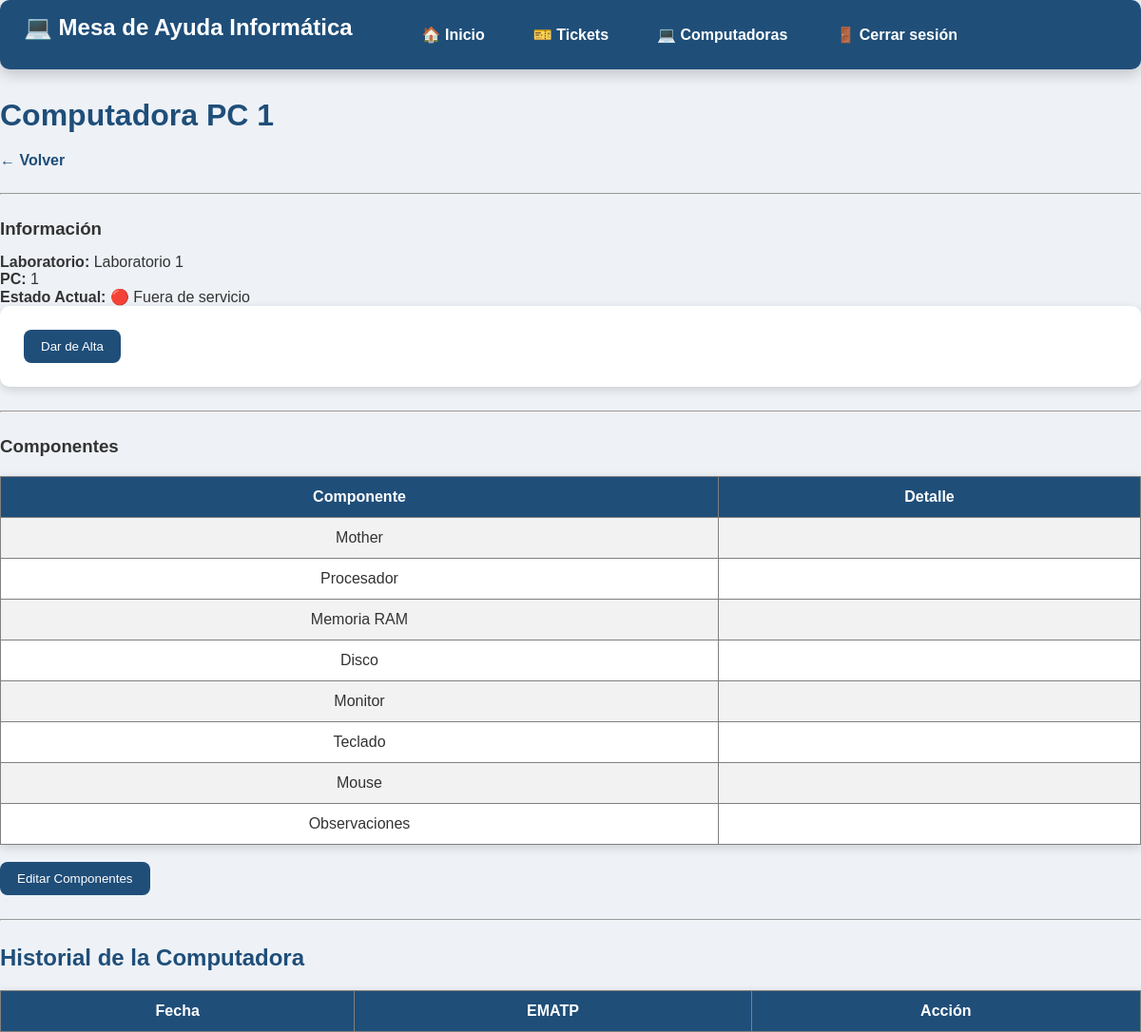
/ematp/ver_computadora.php?id=1 (signed in), run on an earlier commit of the app's database.
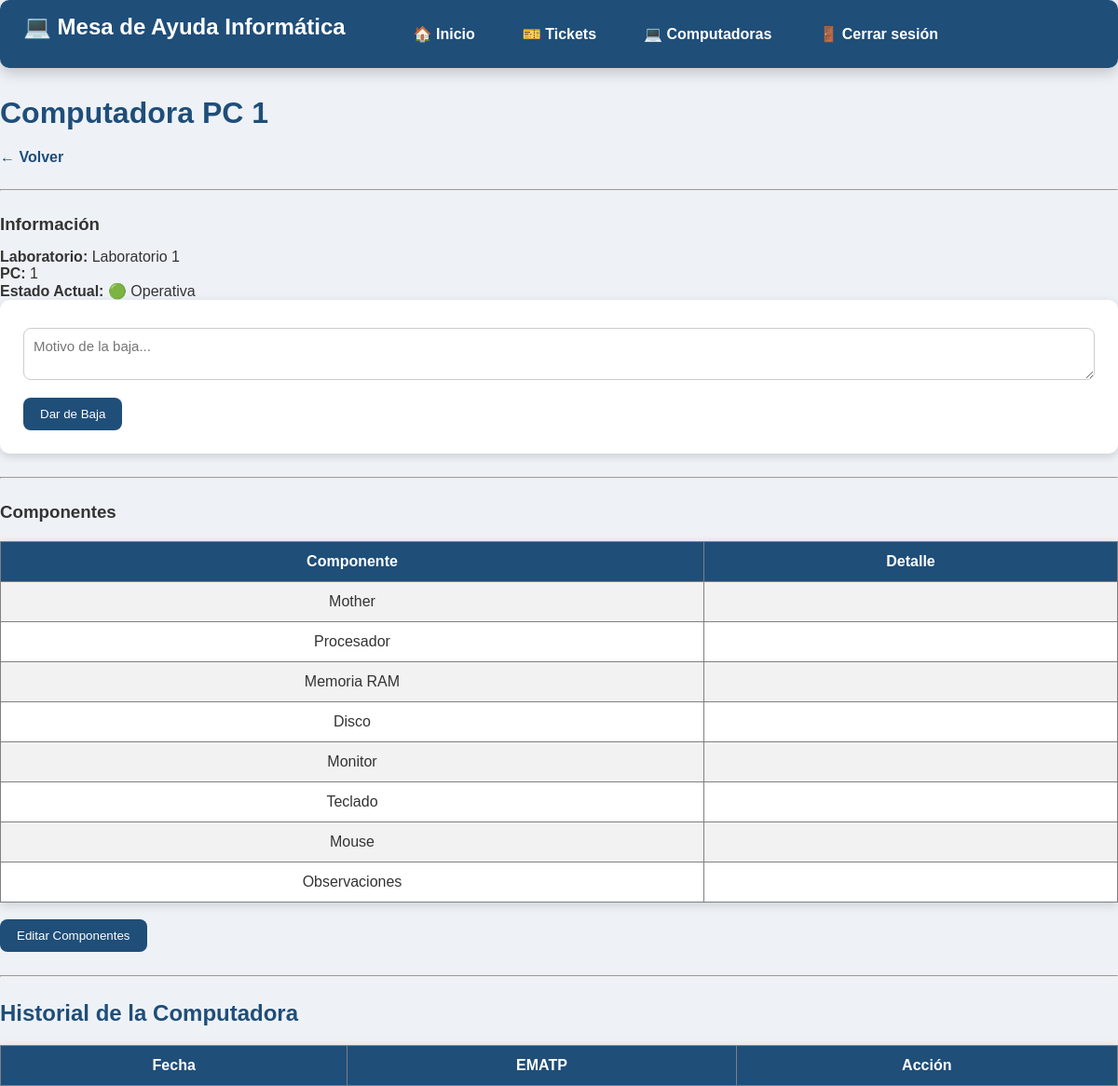
And on a later commit of the database.
### tables this page shows
CREATE TABLE `computadoras` (
  `id_computadora` int(11) NOT NULL,
  `numero_pc` int(11) NOT NULL,
  `id_laboratorio` int(11) NOT NULL,
  `estado` enum('Alta','Baja') NOT NULL DEFAULT 'Alta'
);

CREATE TABLE `laboratorios` (
  `id_laboratorio` int(11) NOT NULL,
  `nombre` varchar(50) NOT NULL
);

### ematp/ver_computadora.php (the view, shortened to what this page needs)
<?php
include("../conexion/conexion.php");
$id = $_GET["id"];
$sql = "SELECT
            computadoras.*,
            laboratorios.nombre AS laboratorio
        FROM computadoras
        INNER JOIN laboratorios
            ON computadoras.id_laboratorio = laboratorios.id_laboratorio
        WHERE computadoras.id_computadora = '$id'";
$resultado = mysqli_query($conexion, $sql);
$pc = mysqli_fetch_assoc($resultado);
$sqlComponentes = "SELECT *
                   FROM componentes
                   WHERE id_computadora = '$id'";
$resultadoComponentes = mysqli_query($conexion, $sqlComponentes);
$componentes = mysqli_fetch_assoc($resultadoComponentes);
?>
<!DOCTYPE html>
<html lang="es">
<head>
    <link rel="stylesheet" href="../css/estilos.css">
</head>
<body>
<?php include("../includes/menu_ematp.php"); ?>
<h1>Computadora PC <?php echo $pc["numero_pc"]; ?></h1>
<a href="computadoras.php?laboratorio=<?php echo $pc["id_laboratorio"]; ?>">
← Volver
</a>
<hr>
<h3>Información</h3>
<p><strong>Laboratorio:</strong> <?php echo $pc["laboratorio"]; ?></p>
<p><strong>PC:</strong> <?php echo $pc["numero_pc"]; ?></p>
<p><strong>Estado Actual:</strong>
<?php echo ($pc["estado"] == "Alta") ? "🟢 Operativa" : "🔴 Fuera de servicio"; ?>
</p>
<?php if ($pc["estado"] == "Alta") { ?>
    <form action="cambiar_estado.php" method="POST">
        <textarea name="motivo" required placeholder="Motivo de la baja..."></textarea><br>
        <button type="submit">Dar de Baja</button>
    </form>
<?php } else { ?>
    <form action="cambiar_estado.php" method="POST">
        <button type="submit">Dar de Alta</button>
    </form>
<?php } ?>
<hr>
<h3>Componentes</h3>
<table border="1" cellpadding="10">
<tr>
    <th>Componente</th>
    <th>Detalle</th>
</tr>
<tr>
    <td>Mother</td>
    <td><?php echo $componentes["mother"]; ?></td>
</tr>
<tr>
    <td>Procesador</td>
    <td><?php echo $componentes["procesador"]; ?></td>
</tr>
<tr>
    <td>Memoria RAM</td>
    <td><?php echo $componentes["memoria_ram"]; ?></td>
</tr>
<tr>
    <td>Disco</td>
    <td><?php echo $componentes["disco"]; ?></td>
</tr>
<tr>
    <td>Monitor</td>
    <td><?php echo $componentes["monitor"]; ?></td>
</tr>
<tr>
    <td>Teclado</td>
    <td><?php echo $componentes["teclado"]; ?></td>
</tr>
<tr>
    <td>Mouse</td>
    <td><?php echo $componentes["mouse"]; ?></td>
</tr>
<tr>
    <td>Observaciones</td>
    <td><?php echo $componentes["observaciones"]; ?></td>
</tr>
</table>
<br>
<a href="editar_componentes.php?id=<?php echo $pc["id_computadora"]; ?>">
<button>Editar Componentes</button>
</a>
<hr>
<h2>Historial de la Computadora</h2>
<table border="1" cellpadding="10">
<tr>
<th>Fecha</th>
<th>EMATP</th>
<th>Acción</th>
</tr>
</table>
</body>
</html>

### includes/menu_ematp.php
<div class="menu">
<h2 style="color:white; margin-right:40px;">
💻 Mesa de Ayuda Informática
</h2>
<a href="inicio.php">🏠 Inicio</a>
<a href="tickets.php">🎫 Tickets</a>
<a href="laboratorios.php">💻 Computadoras</a>
<a href="../logout.php">🚪 Cerrar sesión</a>
</div>

### css/estilos.css (style rules this page uses)
* { margin:0; padding:0; box-sizing:border-box; font-family:Arial, Helvetica, sans-serif; }
body { background:#eef2f7; color:#333; font-family:Arial, Helvetica, sans-serif; }
h1 { color:#1f4e79; margin-bottom:20px; }
h2 { color:#1f4e79; margin-bottom:15px; }
h3 { margin-bottom:15px; }
a { color:#1f4e79; text-decoration:none; font-weight:bold; }
button { background:#1f4e79; color:white; border:none; padding:10px 18px; border-radius:8px; cursor:pointer; transition:.3s; }
input, select, textarea { width:100%; padding:10px; border:1px solid #ccc; border-radius:8px; margin-top:5px; margin-bottom:15px; font-size:15px; }
textarea { resize:vertical; }
table { width:100%; border-collapse:collapse; margin-top:20px; background:white; box-shadow:0px 3px 10px rgba(0,0,0,.15); }
table th { background:#1f4e79; color:white; padding:12px; }
table td { padding:12px; text-align:center; }
table tr:nth-child(even) { background:#f2f2f2; }
hr { margin:25px 0; }
form { background:white; padding:25px; border-radius:10px; box-shadow:0px 3px 10px rgba(0,0,0,.15); }
.menu { background:#1f4e79; padding:15px 25px; border-radius:10px; display:flex; align-items:center; gap:15px; margin-bottom:30px; box-shadow:0px 5px 15px rgba(0,0,0,.20); flex-wrap:wrap; }
.menu a { color:white; text-decoration:none; padding:10px 18px; border-radius:8px; transition:.3s; }

What changed in the data, as far as the page shows it:
changed computadoras "Laboratorio 1": estado empty → "Alta" (drawn)
Also different on the page:
text no longer shown: "🔴 Fuera de servicio Dar de Alta"
text now shown: "🟢 Operativa Dar de Baja"
